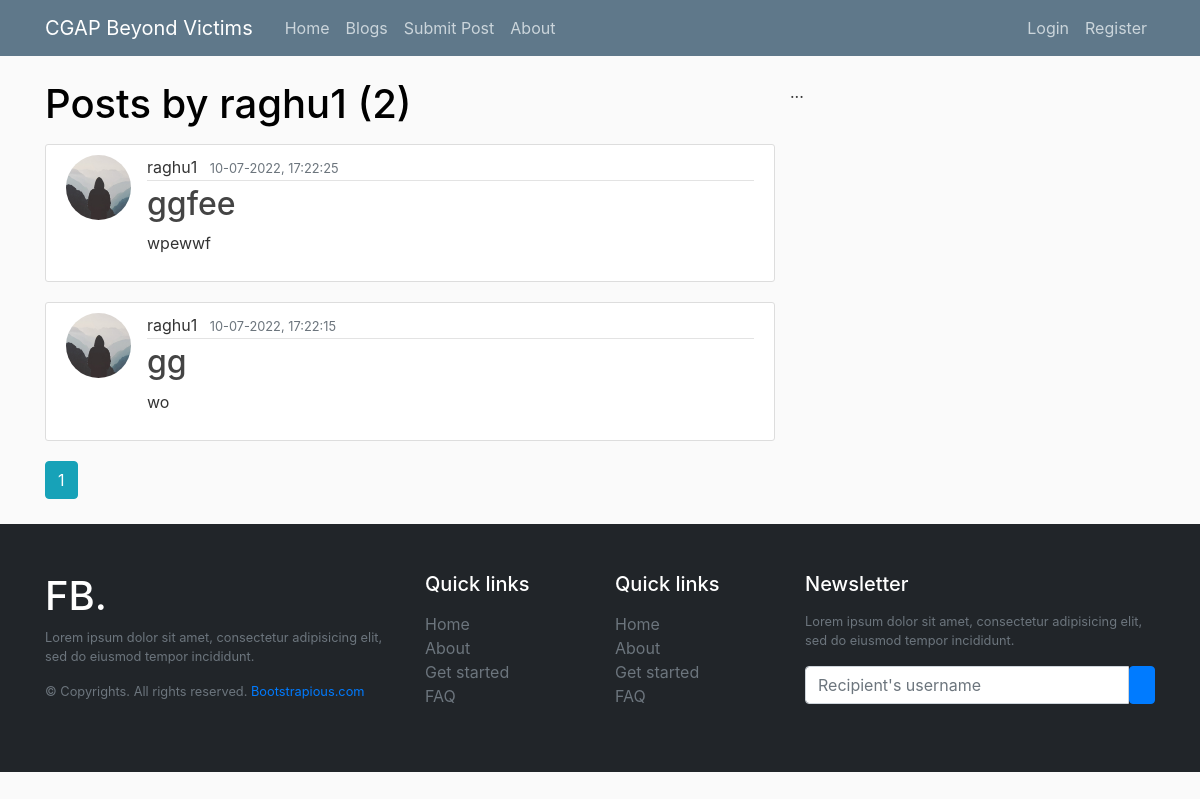
Page /user/raghu1 on the earlier database version.
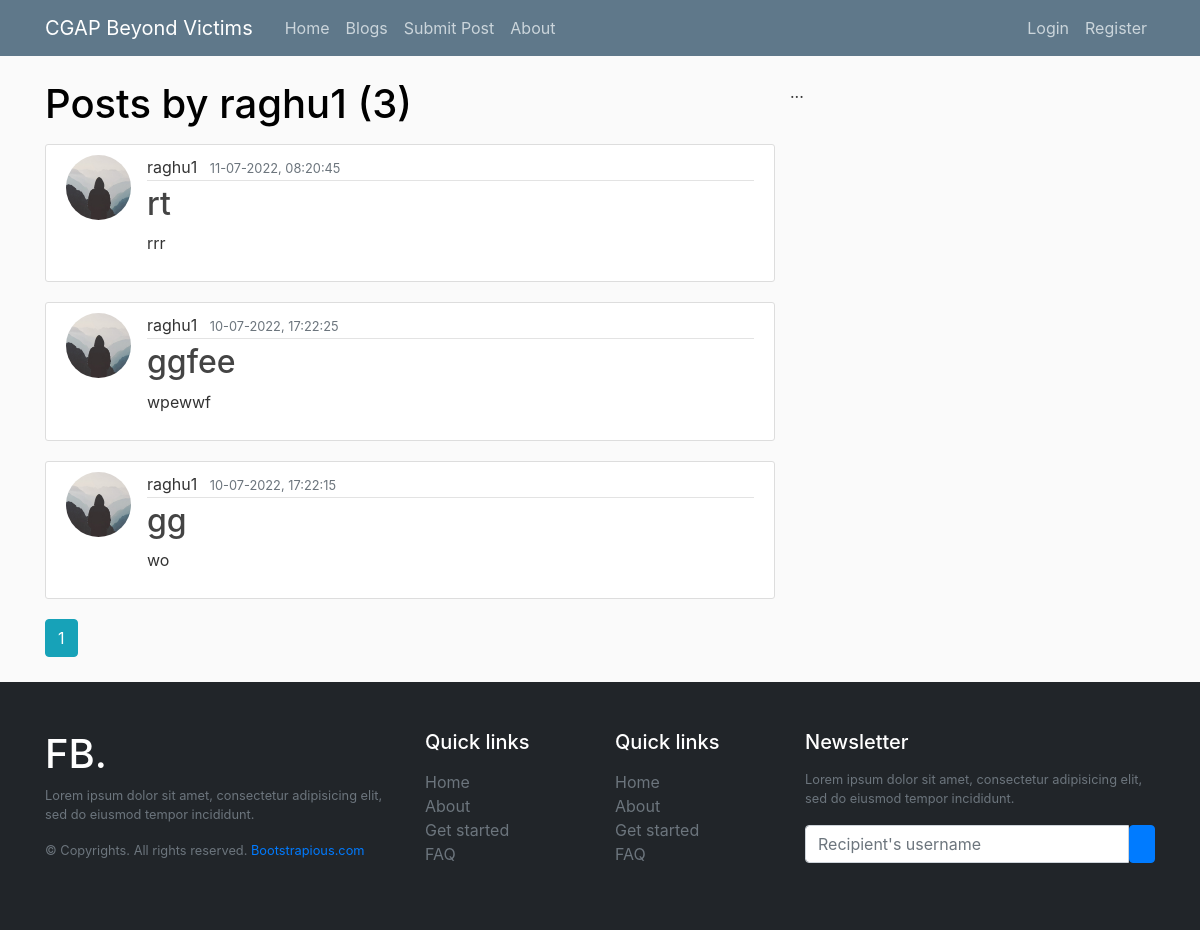
Same page on the later database version.
### cgap/models.py (models this page shows, shortened)
class Post(db.Model):
    id = db.Column(db.Integer, primary_key=True)
    title = db.Column(db.String(100), nullable=False)
    date_posted = db.Column(db.DateTime, nullable=False, default=datetime.utcnow)
    image_file = db.Column(db.String(20), nullable=False, default="default.jpg")
    content = db.Column(db.Text, nullable=False)
    user_id = db.Column(db.Integer, db.ForeignKey("user.id"), nullable=False)

class User(db.Model, UserMixin):
    id = db.Column(db.Integer, primary_key=True)
    username = db.Column(db.String(20), unique=True, nullable=False)
    email = db.Column(db.String(120), unique=True, nullable=False)
    image_file = db.Column(db.String(20), nullable=False, default="default.jpg")
    password = db.Column(db.String(60), nullable=False)
    posts = db.relationship("Post", backref="author", lazy=True)

### cgap/routes.py (the view)
@app.route("/user/<string:username>")
def user_posts(username):
    page = request.args.get("page", 1, type=int)
    user = User.query.filter_by(username=username).first_or_404()
    posts = (
        Post.query.filter_by(author=user)
        .order_by(Post.date_posted.desc())
        .paginate(page=page, per_page=5)
    )
    return render_template("user_posts.html", posts=posts, user=user)

### cgap/templates/user_posts.html
{% extends "layout.html" %}
{% block content %}
<h1 class="mb-3">Posts by {{ user.username }}  ({{ posts.total }})</h1>
{% for post in posts.items %}
<article class="media content-section">
    <img class="rounded-circle article-img" src="{{ url_for('static', filename='profile_pics/' + post.author.image_file) }}">
    <div class="media-body">
        <div class="article-metadata">
            <a class="mr-2" href="{{ url_for('user_posts', username=post.author.username) }}">{{ post.author.username }}</a>
            <small class="text-muted">{{ post.date_posted.strftime('%d-%m-%Y, %H:%M:%S') }}</small>
        </div>
        <h2><a class="article-title" href="{{ url_for('post', post_id=post.id) }}">{{ post.title }}</a></h2>
        <p class="article-content">{{ post.content }}</p>
    </div>
</article>
{% endfor %}
{% for page_num in posts.iter_pages(left_edge=1, right_edge=1, left_current=1, right_current=2) %}
    {% if page_num %}
        {% if posts.page == page_num %}
            <a class="btn btn-info mb-4" href="{{ url_for('user_posts', username=user.username, page=page_num) }}">{{ page_num }}</a>
        {% else %}
        <a class="btn btn-outline-info mb-4" href="{{ url_for('user_posts', username=user.username, page=page_num) }}">{{ page_num }}</a>
        {% endif %}
    {% else %}
    ...
    {% endif %}
{% endfor %}
{% endblock content %}

Differences in the rows shown:
added Post: image_file (placeholder picture), author.username "raghu1", date_posted "11-07-2022, 08:20:45", title "rt", content "rrr"
Other differences:
{{ posts.total }}: "2" → "3"
